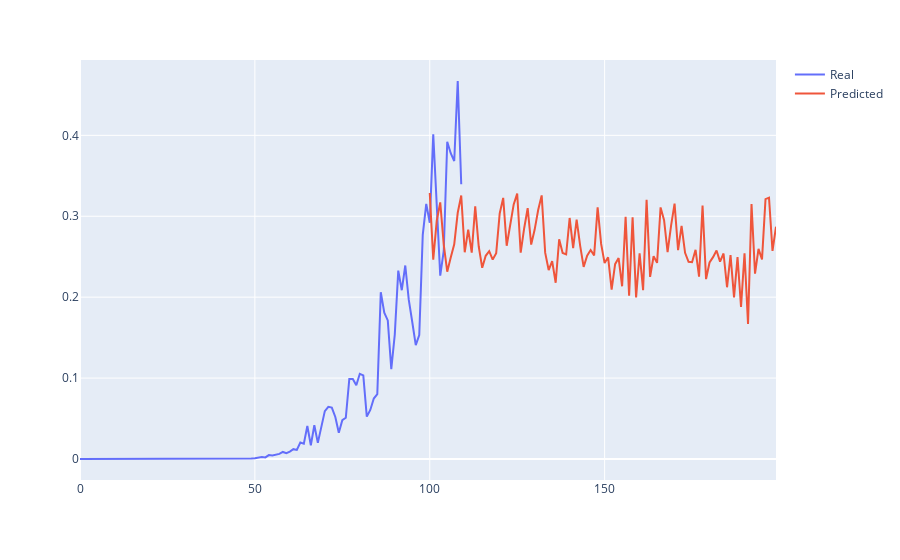

The notebook cell saved with this chart:
### Code cell
fig = px.line()
fig.add_scatter(x=df_comparison["Day"],
                y=df_comparison['Target_real'],
                mode='lines',   name="Real")
fig.add_scatter(x=df_comparison["Day"],
                y=df_comparison['Target_predicted'],
                mode='lines',   name="Predicted")
fig.show()

### Figure 1 — Plotly figure (JSON) as saved in the notebook; plotly's stock layout.template omitted (floating-point values rounded to 4 significant figures; data arrays with more than 128 entries replaced by an {"elided": "..."} marker saying what was removed)
{"data": [{"mode": "lines", "name": "Real", "type": "scatter", "x": {"elided": "200 int values"}, "y": {"elided": "200 float values"}}, {"mode": "lines", "name": "Predicted", "type": "scatter", "x": {"elided": "200 int values"}, "y": {"elided": "200 float values"}}], "layout": {"legend": {"tracegroupgap": 0}, "margin": {"t": 60}, "xaxis": {"anchor": "y", "domain": [0, 1]}, "yaxis": {"anchor": "x", "domain": [0, 1]}}}
